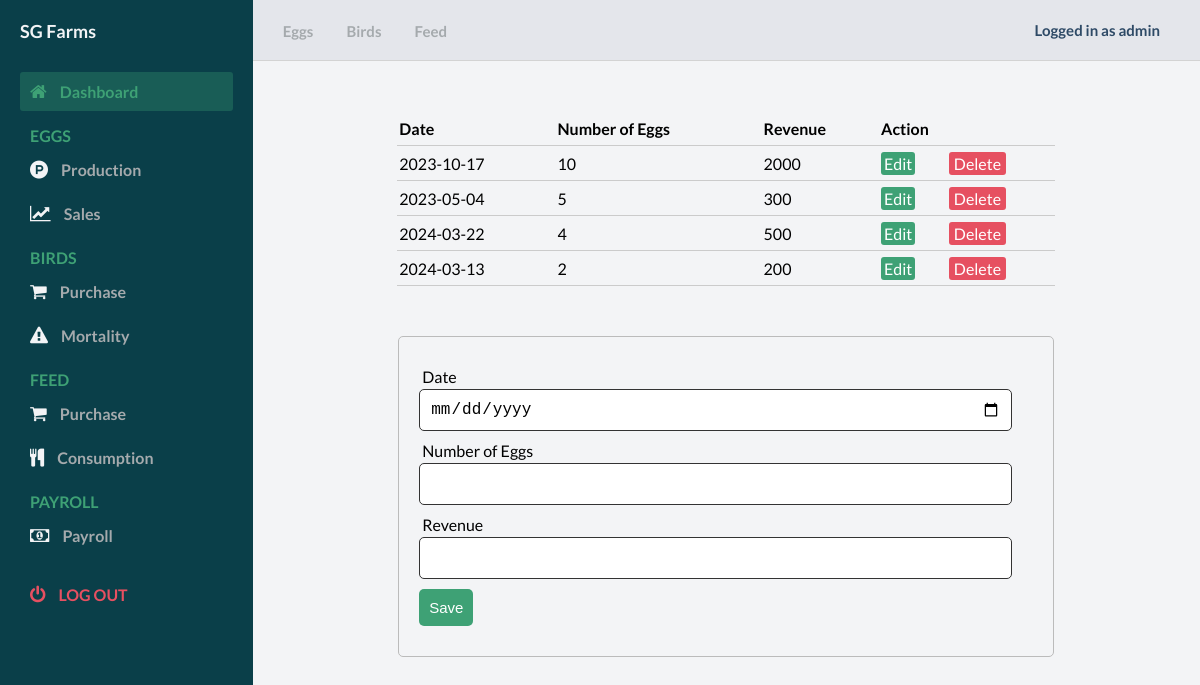
Page /sales.php (signed in) on the committed database.
### tables this page shows
CREATE TABLE `sales` (
  `Sales_ID` int(11) NOT NULL,
  `Date` date NOT NULL,
  `NumberOfEggs` int(11) NOT NULL,
  `Revenue` float NOT NULL
);

### includes/action.php (called while the page is built, shortened)
<?php
    include_once "database.php";
    class CrudOperation extends Database{
        public function viewMethod($table){
            $sql = "SELECT * FROM " . $table;
            $array = array();
            $query = $this->connect()->query($sql);
            while($row = mysqli_fetch_assoc($query)){
                $array[] = $row;
            }
            return $array;
        }
    }
    $salesObject = new CrudOperation();
?>

### includes/database.php (called while the page is built, shortened)
<?php
class Database{
    public function connect(){
        $this->servername = 'localhost';
        $this->username = 'root';
        $this->password = '';
        $this->dbname = 'SG_farms';
        $conn = new mysqli($this->servername, $this->username, $this->password, $this->dbname);
        return $conn;
    }
}
?>

### sales.php (the view, shortened to what this page needs)
<?php
include 'includes/database.php';
include 'includes/action.php';
?>
<!DOCTYPE html>
<html lang="en">
<body id="body">
    <div class="container">
        <main>
            <div class="main__container">
                <table>
                    <thead>
                        <th>Date</th>
                        <th>Number of Eggs</th>
                        <th>Revenue</th>
                        <th colspan="2">Action</th>
                    </thead>
                    <tbody>
                        <?php
                        $myrow = $salesObject->viewMethod("Sales");
                        foreach ($myrow as $row) {
                            ?>
                            <tr>
                                <td>
                                    <?php echo $row['Date']; ?>
                                </td>
                                <td>
                                    <?php echo $row['NumberOfEggs']; ?>
                                </td>
                                <td>
                                    <?php echo $row['Revenue']; ?>
                                </td>
                                <td>
                                    <a class="edit_btn"
                                        href="sales.php?salesupdate=1&id=<?php echo $row["Sales_ID"]; ?>">Edit</a>
                                </td>
                                <td>
                                    <a class="del_btn"
                                        href="includes/action.php?salesdelete=1&id=<?php echo $row["Sales_ID"]; ?>">Delete</a>
                                </td>
                            </tr>
                            <?php
                        }
                        ?>
                    </tbody>
                </table>
                <?php
                if (isset($_GET["salesupdate"])) {
                    $id = $_GET["id"] ?? null;
                    $where = array("Sales_ID" => $id);
                    $row = $salesObject->selectMethod("Sales", $where);
                    ?>
                    <form action="includes/action.php" method="post">
                        <div class="input-group">
                            <input type="hidden" name="id" value="<?php echo $id; ?>">
                        </div>
                        <div class="input-group">
                            <label for="">Date</label>
                            <input type="date" name="Date" value="<?php echo $row["Date"]; ?>" required>
                        </div>
                        <div class="input-group">
                            <label for="">Number of Egg</label>
                            <input type="number" step="any" name="NumberOfEggs" value="<?php echo $row["NumberOfEggs"]; ?>" required>
                        </div>
                        <div class="input-group">
                            <label for="">Revenue</label>
                            <input type="number" step="any" name="Revenue" value="<?php echo $row["Revenue"]; ?>" required>
                        </div>
                        <div class="input-group">
                            <button type="submit" name="salesedit" class="btn" value="">Update</button>
                        </div>
                    </form>
                    <?php
                } else {
                    ?>
                    <form action="includes/action.php" method="post">
                        <div class="input-group">
                            <label for="">Date</label>
                            <input type="date" name="Date" value="" required>
                        </div>
                        <div class="input-group">
                            <label for="">Number of Eggs</label>
                            <input type="number" step="any" name="NumberOfEggs" value="" required>
                        </div>
                        <div class="input-group">
                            <label for="">Revenue</label>
                            <input type="number" step="any" name="Revenue" value="" required>
                        </div>
                        <div class="input-group">
                            <button type="submit" name="salessave" class="btn">Save</button>
                        </div>
                    </form>
                    <?php
                }
                ?>
            </div>
        </main>
    </div>
</body>
</html>

### styles.css (style rules this page uses)
* { margin: 0; padding: 0; }
body { box-sizing: border-box; font-family: "Lato", sans-serif; }
.container { display: grid; height: 100vh; grid-template-columns: 0.8fr 1fr 1fr 1fr; grid-template-rows: 0.2fr 3fr; grid-template-areas: "sidebar nav nav nav" "sidebar main main main"; }
main { background: #f3f4f6; grid-area: main; overflow-y: auto; }
.main__container { padding: 20px 35px; }
table { width: 75%; margin: 30px auto; border-collapse: collapse; text-align: left; }
tr { border-bottom: 1px solid #cbcbcb; }
th, td { border: none; height: 30px; padding: 2px; }
form { width: 70%; margin: 50px auto; text-align: left; padding: 20px; border: 1px solid #bbb; border-radius: 5px; }
.input-group { margin: 10px 0; }
.input-group label { display: block; text-align: left; margin: 3px; }
.input-group input { height: 30px; width: 93%; padding: 5px 10px; font-size: 16px; border-radius: 5px; border: 1px solid #333; }
.btn { padding: 10px; font-size: 15px; color: #fff; background:#3ea175; border: none; border-radius: 5px; }
.edit_btn { text-decoration: none; padding: 2px 3px; background: #3ea175; color: #fff; border-radius: 3px; }
.del_btn { text-decoration: none; padding: 2px 5px; color: #fff; border-radius: 3px; background: #e65061; }

### rows in the picture
sales: Date "2023-10-17", NumberOfEggs "10", Revenue "2000"
sales: Date "2023-05-04", NumberOfEggs "5", Revenue "300"
sales: Date "2024-03-22", NumberOfEggs "4", Revenue "500"
sales: Date "2024-03-13", NumberOfEggs "2", Revenue "200"

### other values in the picture
$_SESSION["Username"] "admin"
